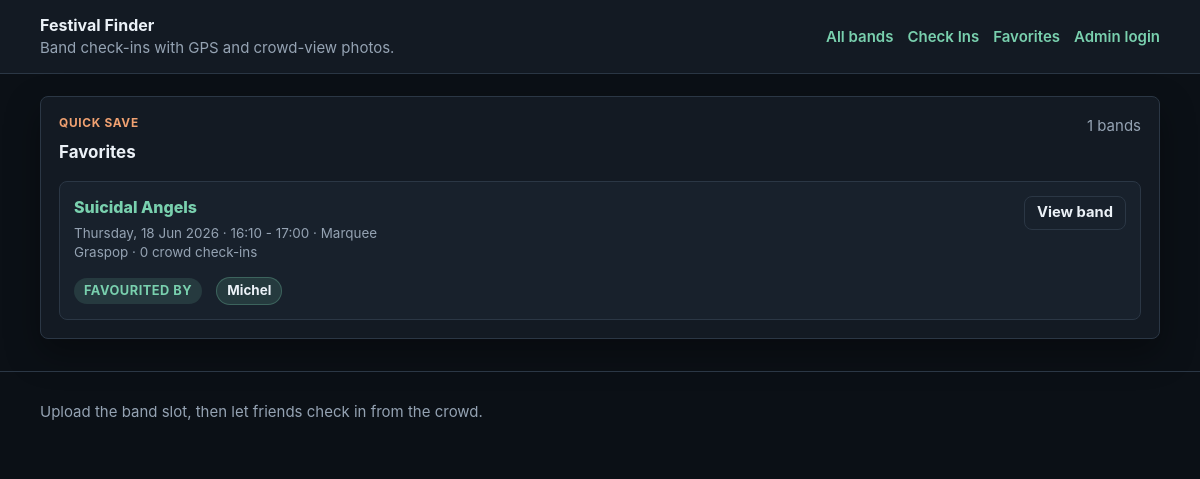
Before: /favorites with the older database file.
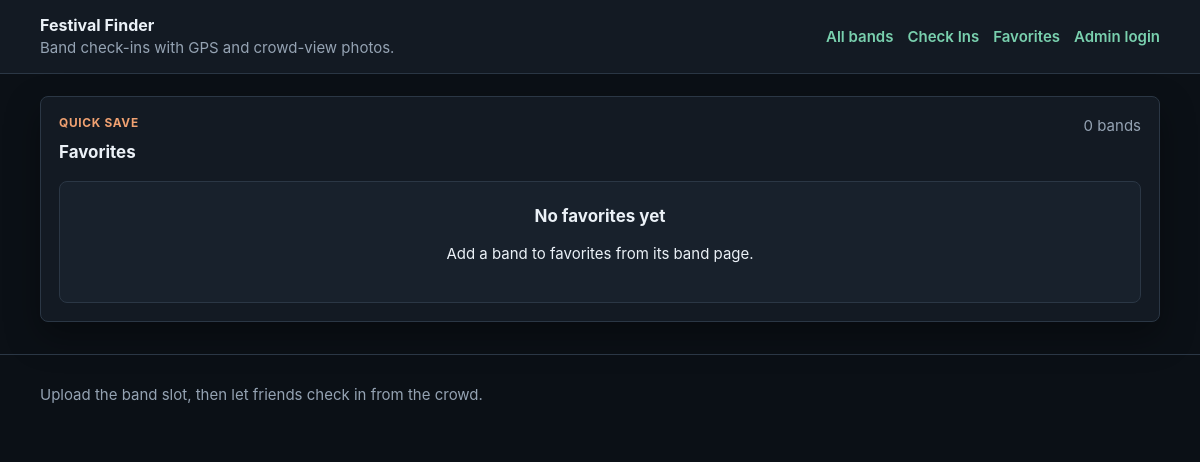
After: the same page with the newer database file.
### tables this page shows
CREATE TABLE favorites (
    id INTEGER PRIMARY KEY AUTOINCREMENT,
    band_id INTEGER NOT NULL,
    display_name TEXT NOT NULL,
    created_at TEXT NOT NULL DEFAULT CURRENT_TIMESTAMP,
    FOREIGN KEY (band_id) REFERENCES bands (id) ON DELETE CASCADE
);

CREATE TABLE bands (
    id INTEGER PRIMARY KEY AUTOINCREMENT,
    band_name TEXT NOT NULL,
    festival_name TEXT NOT NULL,
    stage_name TEXT,
    performance_date TEXT NOT NULL,
    start_time TEXT NOT NULL,
    end_time TEXT,
    timetable_notes TEXT,
    timetable_file TEXT,
    created_at TEXT NOT NULL DEFAULT CURRENT_TIMESTAMP
);

### app.py (the view)
    @app.get("/favorites")
    def favorites_page():
        favorite_rows = get_db().execute(
            """
            SELECT
                f.id AS favorite_id,
                f.display_name,
                f.created_at AS favorited_at,
                b.id AS band_id,
                b.band_name,
                b.festival_name,
                b.stage_name,
                b.performance_date,
                b.start_time,
                b.end_time,
                COUNT(DISTINCT a.id) AS attendee_count
            FROM favorites f
            JOIN bands b ON b.id = f.band_id
            LEFT JOIN attendees a ON a.band_id = b.id
            GROUP BY f.id
            ORDER BY b.performance_date ASC, b.start_time ASC, b.band_name ASC, f.created_at ASC, f.id ASC
            """
        ).fetchall()
        favorite_bands_by_id = {}
        for row in favorite_rows:
            entry = favorite_bands_by_id.setdefault(
                row["band_id"],
                {
                    "id": row["band_id"],
                    "band_name": row["band_name"],
                    "festival_name": row["festival_name"],
                    "stage_name": row["stage_name"] or "Stage TBA",
                    "performance_date": row["performance_date"],
                    "start_time": row["start_time"],
                    "end_time": row["end_time"],
                    "attendee_count": row["attendee_count"],
                    "favorites": [],
                },
            )
            entry["favorites"].append(
                {
                    "id": row["favorite_id"],
                    "display_name": attendee_display_name(row["display_name"]),
                    "created_at": row["favorited_at"],
                }
            )
        return render_template(
            "favorites.html",
            favorite_bands=list(favorite_bands_by_id.values()),
        )

### templates/favorites.html (shortened to what this page needs)
{% extends "base.html" %}
{% block content %}
    <section class="shell detail-stack detail-stack--top">
        <section class="section-panel">
            <div class="section-header">
                <div>
                    <p class="section-kicker">Quick save</p>
                    <h2>Favorites</h2>
                </div>
                <p class="section-header__meta">{{ favorite_bands|length }} bands</p>
            </div>
            {% if favorite_bands %}
                <div class="favorite-band-list">
                    {% for band in favorite_bands %}
                        <article class="favorite-band-card">
                            <div class="favorite-band-card__main">
                                <div>
                                    <a class="favorite-band-card__title" href="{{ url_for('band_detail', band_id=band['id']) }}">{{ band["band_name"] }}</a>
                                    <p class="favorite-card__meta">
                                        {{ band["performance_date"] | readable_date }} · {{ band["start_time"] | readable_time }}
                                        {% if band["end_time"] %}
                                            - {{ band["end_time"] | readable_time }}
                                        {% endif %}
                                        · {{ band["stage_name"] }}
                                    </p>
                                    <p class="favorite-card__meta">{{ band["festival_name"] }} · {{ band["attendee_count"] }} crowd check-ins</p>
                                </div>
                                <a class="secondary-button secondary-button--compact" href="{{ url_for('band_detail', band_id=band['id']) }}">View band</a>
                            </div>
                            <div class="favorite-band-card__people">
                                <span class="attendee-location__label">Favourited by</span>
                                <div class="favorite-chip-list">
                                    {% for favorite in band["favorites"] %}
                                        <span class="favorite-chip" title="Favorited {{ favorite['created_at'] | relative_time }}">{{ favorite["display_name"] }}</span>
                                    {% endfor %}
                                </div>
                            </div>
                        </article>
                    {% endfor %}
                </div>
            {% else %}
                <div class="empty-state">
                    <h3>No favorites yet</h3>
                    <p>Add a band to favorites from its band page.</p>
                </div>
            {% endif %}
        </section>
    </section>
{% endblock %}

Changed rows visible on the page:
removed favorites: band_name "Suicidal Angels", performance_date|readable_date "Thursday, 18 Jun 2026", start_time|readable_time "16:10", end_time|readable_time "17:00", stage_name "Marquee", festival_name "Graspop", attendee_count "0", display_name "Michel"
Other visible differences:
{{ favorite_bands|length }}: "1" → "0"
text now shown: "No favorites yet Add a band to favorites from its band page."
